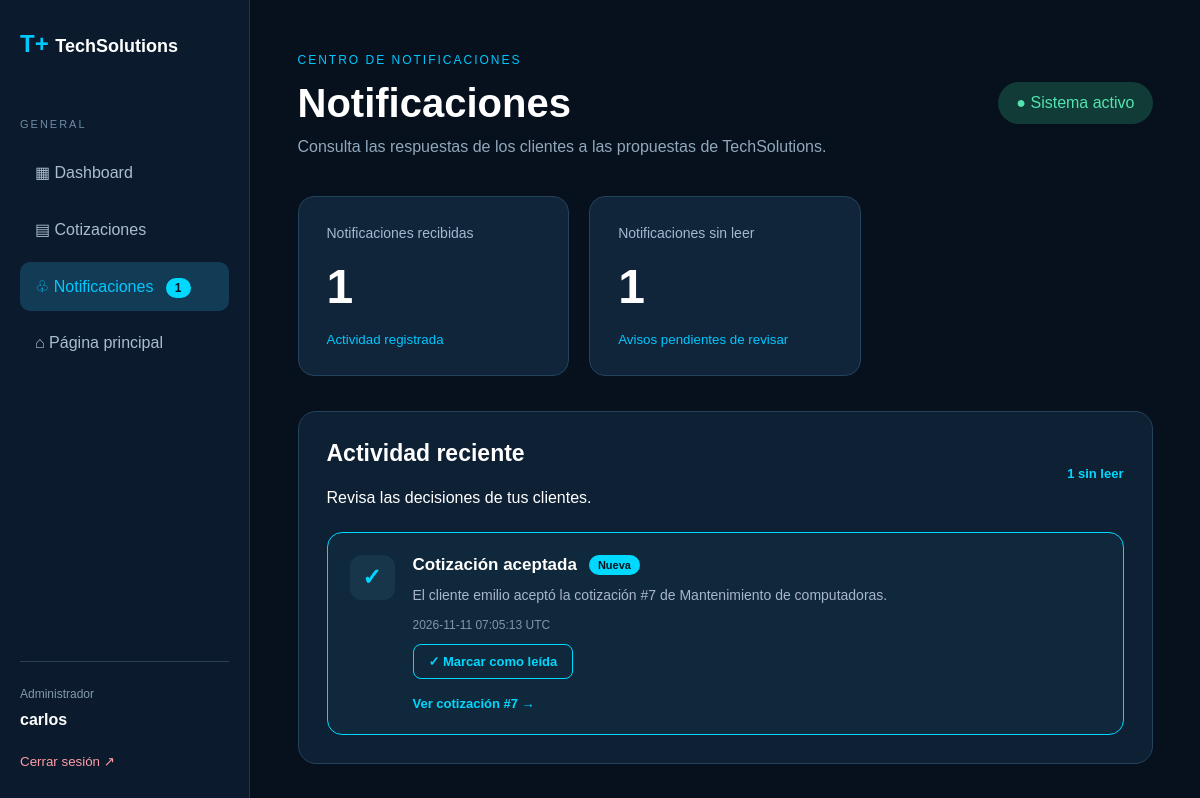
The page /admin/notificaciones (signed in) on the database its author committed.
### tables this page shows
CREATE TABLE notificaciones (
            id INTEGER PRIMARY KEY AUTOINCREMENT,
            usuario_id INTEGER NOT NULL,
            cotizacion_id INTEGER,
            titulo TEXT NOT NULL,
            mensaje TEXT NOT NULL,
            leida INTEGER NOT NULL DEFAULT 0,
            fecha TIMESTAMP DEFAULT CURRENT_TIMESTAMP,
            FOREIGN KEY (usuario_id) REFERENCES usuarios(id),
            FOREIGN KEY (cotizacion_id) REFERENCES cotizaciones(id)
        );

### app.py (the view)
@app.route("/admin/notificaciones")
def notificaciones_admin():
    if "usuario_id" not in session:
        return redirect(url_for("login"))
    if session.get("rol") != "admin":
        return "Acceso denegado.", 403
    conexion = conectar()
    avisos = conexion.execute("""
        SELECT *
        FROM notificaciones
        WHERE usuario_id = ?
        ORDER BY fecha DESC, id DESC
    """, (session["usuario_id"],)).fetchall()
    no_leidas = conexion.execute("""
        SELECT COUNT(*) AS total
        FROM notificaciones
        WHERE usuario_id = ?
          AND leida = 0
    """, (session["usuario_id"],)).fetchone()["total"]
    conexion.close()
    return render_template(
        "notificaciones_admin.html",
        avisos=avisos,
        no_leidas=no_leidas
    )

### app.py (called while the page is built)
def conectar():
    conexion = sqlite3.connect(BASE_DATOS)
    conexion.row_factory = sqlite3.Row
    return conexion

@app.context_processor
def contador_notificaciones():
    resultado = {
        "notificaciones_pendientes": 0,
        "notificaciones_admin_pendientes": 0
    }
    if "usuario_id" not in session:
        return resultado
    conexion = conectar()
    cantidad = conexion.execute("""
        SELECT COUNT(*) AS total
        FROM notificaciones
        WHERE usuario_id = ?
          AND leida = 0
    """, (session["usuario_id"],)).fetchone()["total"]
    conexion.close()
    if session.get("rol") == "cliente":
        resultado["notificaciones_pendientes"] = cantidad
    elif session.get("rol") == "admin":
        resultado["notificaciones_admin_pendientes"] = cantidad
    return resultado

### templates/notificaciones_admin.html (shortened to what this page needs)
<!DOCTYPE html>
<html lang="es">
<head>
    <link rel="stylesheet"
          href="{{ url_for('static', filename='css/estilos.css') }}">
</head>
<body class="ts-dashboard-body">
<div class="ts-dashboard">
    <aside class="ts-sidebar">
        <a href="{{ url_for('inicio') }}" class="ts-sidebar-logo">
            T+ <span>TechSolutions</span>
        </a>
        <div class="ts-sidebar-grupo">
            <p>GENERAL</p>
            <a href="{{ url_for('administrador') }}">
                ▦ Dashboard
            </a>
            <a href="{{ url_for('administrador') }}#solicitudes">
                ▤ Cotizaciones
            </a>
            <a href="{{ url_for('notificaciones_admin') }}" class="activo">
                ♧ Notificaciones
                {% if no_leidas > 0 %}
                    <span class="ts-notificaciones-contador">
                        {{ no_leidas }}
                    </span>
                {% endif %}
            </a>
            <a href="{{ url_for('inicio') }}">
                ⌂ Página principal
            </a>
        </div>
        <div class="ts-sidebar-abajo">
            <span>Administrador</span>
            <strong>{{ session.get("nombre") }}</strong>
            <form action="{{ url_for('logout') }}" method="POST">
                <button type="submit">
                    Cerrar sesión ↗
                </button>
            </form>
        </div>
    </aside>
    <main class="ts-dashboard-main">
        <div class="ts-dashboard-superior">
            <div>
                <span class="ts-dashboard-etiqueta">
                    CENTRO DE NOTIFICACIONES
                </span>
                <h1>Notificaciones</h1>
                <p>
                    Consulta las respuestas de los clientes
                    a las propuestas de TechSolutions.
                </p>
            </div>
            <span class="ts-dashboard-estado">
                ● Sistema activo
            </span>
        </div>
        <div class="ts-dashboard-metricas">
            <div class="ts-metrica">
                <span>Notificaciones recibidas</span>
                <strong>{{ avisos|length }}</strong>
                <small>Actividad registrada</small>
            </div>
            <div class="ts-metrica">
                <span>Notificaciones sin leer</span>
                <strong>{{ no_leidas }}</strong>
                <small>Avisos pendientes de revisar</small>
            </div>
        </div>
        <div class="ts-dashboard-seccion">
            <div class="ts-notificaciones-encabezado">
                <div>
                    <h2>Actividad reciente</h2>
                    <p>
                        Revisa las decisiones de tus clientes.
                    </p>
                </div>
                <span class="ts-notificaciones-resumen">
                    {{ no_leidas }} sin leer
                </span>
            </div>
            {% if avisos %}
                <div class="ts-notificaciones-lista">
                    {% for aviso in avisos %}
                        <article class="ts-notificacion
                            {% if aviso['leida'] == 0 %}
                                ts-notificacion-nueva
                            {% endif %}
                        ">
                            <div class="ts-notificacion-icono">
                                {% if "rechazada" in aviso["titulo"].lower() %}
                                    ✕
                                {% else %}
                                    ✓
                                {% endif %}
                            </div>
                            <div class="ts-notificacion-contenido">
                                <div class="ts-notificacion-superior">
                                    <h3>{{ aviso["titulo"] }}</h3>
                                    {% if aviso["leida"] == 0 %}
                                        <span class="ts-notificacion-badge">
                                            Nueva
                                        </span>
                                    {% endif %}
                                </div>
                                <p>
                                    {{ aviso["mensaje"] }}
                                </p>
                                <span class="ts-notificacion-fecha">
                                    {{ aviso["fecha"] }} UTC
                                </span>
                                {% if aviso["leida"] == 0 %}
                                    <form
                                        action="{{ url_for('marcar_notificacion_admin_leida', notificacion_id=aviso['id']) }}"
                                        method="POST"
                                        class="ts-notificacion-formulario"
                                    >
                                        <button type="submit" class="ts-notificacion-leer">
                                            ✓ Marcar como leída
                                        </button>
                                    </form>
                                {% else %}
                                    <span class="ts-notificacion-ya-leida">
                                        ✓ Leída
                                    </span>
                                {% endif %}
                                {% if aviso["cotizacion_id"] %}
                                    <a
                                        href="{{ url_for('administrador') }}#solicitudes"
                                        class="ts-notificacion-enlace"
                                    >
                                        Ver cotización #{{ aviso["cotizacion_id"] }} →
                                    </a>
                                {% endif %}
                            </div>
                        </article>
                    {% endfor %}
                </div>
            {% endif %}
        </div>
    </main>
</div>
</body>
</html>

### static/css/estilos.css (style rules this page uses)
* { margin: 0; padding: 0; box-sizing: border-box; }
html { scroll-behavior: smooth; }
body { font-family: Arial, sans-serif; background: #08111f; color: white; }
h1 { font-size: clamp(38px, 5vw, 65px); line-height: 1.15; margin-bottom: 25px; }
h2 { font-size: 36px; margin-bottom: 20px; }
.ts-dashboard-body { background: #07101d; color: white; }
.ts-dashboard { display: grid; grid-template-columns: 250px minmax(0, 1fr); min-height: 100vh; }
.ts-sidebar { background: #0b1a2c; border-right: 1px solid #20354b; padding: 30px 20px; display: flex; flex-direction: column; position: sticky; top: 0; height: 100vh; }
.ts-sidebar-logo { font-size: 24px; font-weight: 900; color: #00c8ff; text-decoration: none; margin-bottom: 60px; }
.ts-sidebar-logo span { color: white; font-size: 18px; }
.ts-sidebar-grupo p { color: #6e8ca5; font-size: 11px; letter-spacing: 2px; margin-bottom: 18px; }
.ts-sidebar-grupo a { display: block; padding: 15px; margin-bottom: 8px; border-radius: 10px; color: #aabed1; text-decoration: none; transition: 0.3s; }
.ts-sidebar-grupo a:hover, .ts-sidebar-grupo a.activo { background: #123b56; color: #00c8ff; }
.ts-sidebar-abajo { margin-top: auto; padding-top: 25px; border-top: 1px solid #294158; display: flex; flex-direction: column; gap: 10px; }
.ts-sidebar-abajo span { color: #819ab0; font-size: 12px; }
.ts-sidebar-abajo button { background: transparent; color: #ff9da7; border: none; cursor: pointer; text-align: left; margin-top: 15px; }
.ts-dashboard-main { min-width: 0; padding: 50px 5%; }
.ts-dashboard-superior { display: flex; justify-content: space-between; align-items: center; gap: 20px; margin-bottom: 40px; }
.ts-dashboard-etiqueta { color: #00c8ff; font-size: 12px; letter-spacing: 2px; }
.ts-dashboard-superior h1 { font-size: 40px; margin: 12px 0; }
.ts-dashboard-superior p, .ts-dashboard-titulo p { color: #91a8bc; }
.ts-dashboard-estado { color: #53e3b0; background: #103b36; padding: 12px 18px; border-radius: 30px; white-space: nowrap; }
.ts-dashboard-metricas { display: grid; grid-template-columns: repeat(3, 1fr); gap: 20px; margin-bottom: 35px; }
.ts-metrica { background: #10243a; border: 1px solid #23435d; border-radius: 16px; padding: 28px; display: flex; flex-direction: column; gap: 18px; }
.ts-metrica > span { color: #a3b9cd; font-size: 14px; }
.ts-metrica strong { color: white; font-size: 48px; }
.ts-metrica small { color: #00c8ff; }
.ts-dashboard-seccion { background: #0e2034; border: 1px solid #23435d; border-radius: 18px; padding: 28px; margin-bottom: 30px; }
.ts-dashboard-seccion h2 { font-size: 23px; margin-bottom: 22px; }
.ts-notificaciones-contador { background: #00d9ff; color: #061421; border-radius: 20px; padding: 3px 9px; font-size: 12px; font-weight: 800; margin-left: 8px; }
.ts-notificaciones-encabezado { display: flex; justify-content: space-between; align-items: center; gap: 15px; margin-bottom: 25px; }
.ts-notificaciones-resumen { color: #00d9ff; font-size: 13px; font-weight: 600; }
.ts-notificaciones-lista { display: flex; flex-direction: column; gap: 15px; }
.ts-notificacion { display: flex; align-items: flex-start; gap: 18px; background: #101d2e; border: 1px solid #26364d; border-radius: 15px; padding: 22px; }
.ts-notificacion-nueva { border-color: #00d9ff; background: #10283b; }
.ts-notificacion-icono { width: 45px; height: 45px; min-width: 45px; border-radius: 12px; background: #18364a; color: #00d9ff; display: flex; justify-content: center; align-items: center; font-size: 23px; font-weight: 700; }
.ts-notificacion-contenido { flex: 1; min-width: 0; }
.ts-notificacion-superior { display: flex; align-items: center; flex-wrap: wrap; gap: 12px; margin-bottom: 9px; }
.ts-notificacion-superior h3 { color: #ffffff; font-size: 17px; margin: 0; }
.ts-notificacion-badge { background: #00d9ff; color: #061421; font-size: 11px; font-weight: 800; padding: 4px 9px; border-radius: 20px; }
.ts-notificacion-contenido p { color: #a8b6c9; font-size: 14px; line-height: 1.6; margin: 0 0 12px; }
.ts-notificacion-fecha { display: block; color: #8295aa; font-size: 12px; margin-bottom: 12px; }
.ts-notificacion-enlace { color: #00d9ff; text-decoration: none; font-weight: 700; font-size: 13px; }
.ts-notificacion-formulario { margin: 10px 0 15px; }
.ts-notificacion-leer { background: transparent; border: 1px solid #00d9ff; color: #00d9ff; padding: 9px 15px; border-radius: 8px; cursor: pointer; font-size: 13px; font-weight: 700; transition: 0.2s; }

### rows shown on the page
notificaciones: titulo "Cotización aceptada", leida "Nueva", mensaje "El cliente emilio aceptó la cotización #7 de Mantenimiento de computadoras.", fecha "2026-11-11 07:05:13", cotizacion_id "7"

### other values the page prints
{{ no_leidas }} "1"
{{ session.get("nombre") }} "carlos"
{{ avisos|length }} "1"
